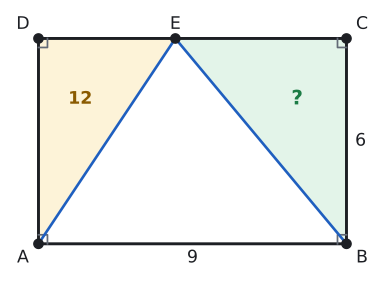

Here is the Python script that generated this plot:
import sys; sys.path.insert(0, "tools")
from cizim import *

P = lambda x, y: np.array([float(x), float(y)])
uz = lambda U, V: round(float(np.linalg.norm(U - V)), 4)
def acisi(K, U, V):
    u, v = U - K, V - K
    return round(float(np.degrees(np.arccos(np.dot(u, v) / np.linalg.norm(u) / np.linalg.norm(v)))), 3)
def birim(U, V):
    t = (V - U) / np.linalg.norm(V - U); return t, np.array([-t[1], t[0]])
def ayak(Q, U, V):
    t, _ = birim(U, V); return U + np.dot(Q - U, t) * t
def yansit(Q, U, V):
    return 2 * ayak(Q, U, V) - Q
def kesisim(U1, V1, U2, V2):
    M = np.array([V1 - U1, U2 - V2]).T; s = np.linalg.solve(M, U2 - U1); return U1 + s[0] * (V1 - U1)
def cetik(U, V, n=1, renk=SOLUK, f=0.5):
    M = U + f * (V - U); t, m = birim(U, V)
    for i in range(n):
        c = M + (i - (n - 1) / 2) * 0.2 * S * t
        ax.plot(*zip(c - 0.22 * S * m, c + 0.22 * S * m), color=renk, lw=1.5)
def olcu(U, V, metin, d=0.5, renk=YAZI, fs=13, f=0.5):
    """[UV] üzerinde f oranındaki noktaya, U->V yönünün soluna d*S uzağa yazı (d < 0: sağına)."""
    M = U + f * (V - U); _, m = birim(U, V)
    ax.text(*(M + d * S * m), metin, ha="center", va="center", color=renk, fontsize=fs)
def dik_isareti(K, U, V, r=0.4):
    a_ = (U - K) / np.linalg.norm(U - K) * r * S; b_ = (V - K) / np.linalg.norm(V - K) * r * S
    ax.plot(*zip(K + a_, K + a_ + b_, K + b_), color=SOLUK, lw=1.3)
def harf(Q, metin, dx, dy, renk=YAZI, fs=13):
    ax.text(Q[0] + dx * S, Q[1] + dy * S, metin, ha="center", va="center", color=renk, fontsize=fs)
def cizgi(U, V, renk=YAZI, lw=2.2, ls="-"):
    ax.plot(*zip(U, V), color=renk, lw=lw, ls=ls)
def boya(noktalar, renk):
    ax.add_patch(patches.Polygon(noktalar, closed=True, facecolor=renk, edgecolor="none"))
def yay(K, U, V, r=0.8, renk=MAVI, n=1):
    for i in range(n): aci(ax, K, U, V, r=(r + 0.18 * i) * S, renk=renk)
def yay_yazi(K, U, V, metin, d=1.4, renk=MAVI, fs=12):
    """K köşesindeki U-K-V açısının ortasından d*S uzağa yazı."""
    u = (U - K) / np.linalg.norm(U - K); v = (V - K) / np.linalg.norm(V - K); o = (u + v) / np.linalg.norm(u + v)
    ax.text(*(K + d * S * o), metin, ha="center", va="center", color=renk, fontsize=fs)
def basla(xmin, xmax, ymin, ymax, en=5.5):
    global fig, ax
    fig, ax = sekil(en, en * (ymax - ymin) / (xmax - xmin))
    ax.set_aspect("equal"); ax.axis("off"); ax.set_xlim(xmin, xmax); ax.set_ylim(ymin, ymax)
def dortgen(A, B, C, D, dolgu=None):
    if dolgu: boya([A, B, C, D], dolgu)
    ax.plot(*zip(A, B, C, D, A), color=YAZI)
    for Q in (A, B, C, D): nokta(ax, *Q, "")
def koseler(A, B, C, D, d=0.55):
    O = (A + B + C + D) / 4
    for Q, ad in ((A, "A"), (B, "B"), (C, "C"), (D, "D")):
        y = (Q - O) / np.linalg.norm(Q - O); harf(Q, ad, d * np.sign(y[0]) * 1.1, d * np.sign(y[1]))
def dikdortgen(a, b):
    """A orijinde, [AB] yatay: A, B, C, D."""
    return P(0, 0), P(a, 0), P(a, b), P(0, b)
def dik_koseler(A, B, C, D, r=0.4):
    dik_isareti(A, B, D, r); dik_isareti(B, C, A, r); dik_isareti(C, D, B, r); dik_isareti(D, A, C, r)
def cerceve(noktalar, kenar=1.2):
    xs = [q[0] for q in noktalar]; ys = [q[1] for q in noktalar]
    return min(xs) - kenar * S, max(xs) + kenar * S, min(ys) - kenar * S, max(ys) + kenar * S
def alan(noktalar, metin, renk=YAZI, dx=0, dy=0, fs=13):
    """Çokgenin köşelerinin ortalamasına kalın yazı."""
    O = sum(noktalar) / len(noktalar)
    ax.text(O[0] + dx * S, O[1] + dy * S, metin, ha="center", va="center", color=renk, fontsize=fs, fontweight="bold")
def alan_hesap(*Q):
    return round(abs(sum(Q[i][0] * Q[(i + 1) % len(Q)][1] - Q[(i + 1) % len(Q)][0] * Q[i][1] for i in range(len(Q)))) / 2, 4)

# Kendini dene 1: |AB| = 9, |BC| = 6, E ∈ [DC], A(ADE) = 12 (|DE| = 4), A(BEC) = 15.
A, B, C, D = dikdortgen(9, 6); E = P(4, 6)
S = 0.75
print("ADE", alan_hesap(A, D, E), "BEC", alan_hesap(B, E, C))
basla(*cerceve([A, B, C, D], 1.2), en=5.0)
boya([A, D, E], SARI_ACIK); boya([B, C, E], YESIL_ACIK)
dortgen(A, B, C, D); koseler(A, B, C, D); dik_koseler(A, B, C, D, 0.35)
cizgi(A, E, MAVI, 2.0); cizgi(E, B, MAVI, 2.0)
nokta(ax, *E, ""); harf(E, "E", 0, 0.55)
olcu(A, B, "9", -0.55); olcu(B, C, "6", -0.55)
alan([A, D, E], "12", SARI, -0.15, 0.3); alan([B, C, E], "?", YESIL, 0.3, 0.3, fs=15)
kaydet(fig, __file__)
